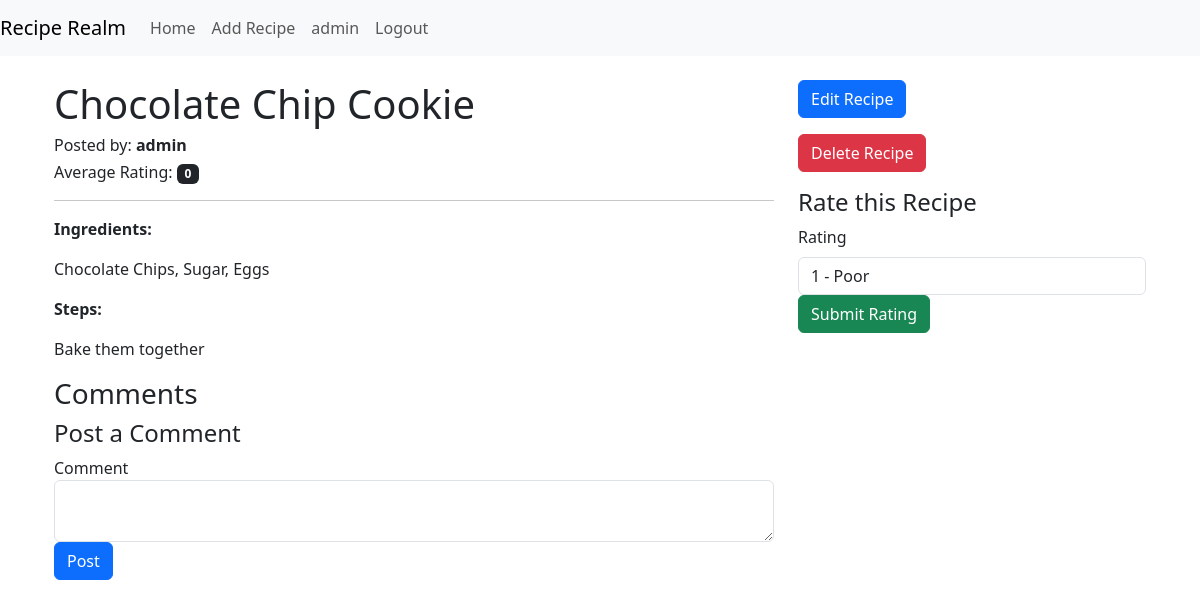
/recipe/3 (signed in), run on the app's committed database.
### models.py (models this page shows)
class User(db.Model, UserMixin):
    id = db.Column(db.Integer, primary_key=True)
    username = db.Column(db.String(150), nullable=False, unique=True)
    email = db.Column(db.String(150), nullable=False, unique=True)
    password = db.Column(db.String(150), nullable=False)
    recipes = db.relationship('Recipe', backref='author', lazy=True)
    comments = db.relationship('Comment', backref='user', lazy=True)  # Added backref to the Comment model
    bio = db.Column(db.String(500), nullable=True)
    profile_picture = db.Column(db.String(20), nullable=False, default='default.jpg')

class Recipe(db.Model):
    id = db.Column(db.Integer, primary_key=True)
    title = db.Column(db.String(200), nullable=False)
    ingredients = db.Column(db.Text, nullable=False)
    steps = db.Column(db.Text, nullable=False)
    author_id = db.Column(db.Integer, db.ForeignKey('user.id'), nullable=False)
    ratings = db.relationship('Rating', backref='recipe', lazy=True)
    @property
    def average_rating(self):
        total_ratings = len(self.ratings)
        if total_ratings == 0:
            return 0
        return sum([rating.value for rating in self.ratings]) / total_ratings

### app.py (the view)
@app.route('/recipe/<int:recipe_id>', methods=['GET', 'POST'])
def recipe_detail(recipe_id):
    recipe = Recipe.query.get_or_404(recipe_id)
    form = CommentForm()  # Existing comment form
    rate_form = RatingForm()  # New rating form
    if form.validate_on_submit() and current_user.is_authenticated:
        comment = Comment(content=form.content.data, user_id=current_user.id, recipe_id=recipe_id)
        db.session.add(comment)
        db.session.commit()
        flash('Your comment has been posted!', 'success')
        return redirect(url_for('recipe_detail', recipe_id=recipe.id))
    if rate_form.validate_on_submit() and current_user.is_authenticated:
        rating = Rating(value=rate_form.rating_value.data, user_id=current_user.id, recipe_id=recipe_id)
        db.session.add(rating)
        db.session.commit()
        flash('Thanks for rating!', 'success')
        return redirect(url_for('recipe_detail', recipe_id=recipe.id))
    comments = Comment.query.filter_by(recipe_id=recipe.id).order_by(Comment.timestamp.desc()).all()
    return render_template('recipe_detail.html', recipe=recipe, form=form, comments=comments, rate_form=rate_form)

### forms.py
class CommentForm(FlaskForm):
    content = TextAreaField('Comment', validators=[DataRequired()])
    submit = SubmitField('Post')

class RatingForm(FlaskForm):
    rating_value = SelectField('Rating', choices=[(1, '1 - Poor'), (2, '2 - Fair'), (3, '3 - Good'), (4, '4 - Very Good'), (5, '5 - Excellent')], coerce=int)
    submit = SubmitField('Submit Rating')

### app.py (called while the page is built)
@login_manager.user_loader
def load_user(user_id):
    return User.query.get(int(user_id))

### templates/recipe_detail.html (shortened to what this page needs)
{% extends "layout.html" %} {% block content %}
<div class="container mt-4">
  <div class="row">
    <div class="col-md-8">
      <h1>{{ recipe.title }}</h1>
      <h6>Posted by: <strong>{{ recipe.author.username }}</strong></h6>
      <h6>
        Average Rating:
        <span class="badge bg-dark">{{ recipe.average_rating }}</span>
      </h6>
      <hr />
      <p><strong>Ingredients:</strong></p>
      <p>{{ recipe.ingredients }}</p>
      <p><strong>Steps:</strong></p>
      <p>{{ recipe.steps }}</p>
      <h3>Comments</h3>
       {% if current_user.is_authenticated %}
      <h4>Post a Comment</h4>
      <form method="POST">
        <div class="form-group">
          {{ form.content.label }} {{ form.content(class="form-control") }}
        </div>
        {{ form.submit(class="btn btn-primary") }}
      </form>
      {% else %}
      <div class="alert alert-info" role="alert">
        You must be logged in to post a comment.
      </div>
      {% endif %}
    </div>
    <div class="col-md-4">
      {% if current_user.is_authenticated and current_user.id ==
      recipe.author_id %}
      <a
        href="{{ url_for('edit_recipe', recipe_id=recipe.id) }}"
        class="btn btn-primary mb-3"
        >Edit Recipe</a
      >
      <form
        action="{{ url_for('delete_recipe', recipe_id=recipe.id) }}"
        method="POST"
      >
        <button type="submit" class="btn btn-danger mb-3">Delete Recipe</button>
      </form>
      {% endif %} {% if current_user.is_authenticated %}
      <h4>Rate this Recipe</h4>
      <form
        method="POST"
        action="{{ url_for('rate_recipe', recipe_id=recipe.id) }}"
        class="mb-4"
      >
        <div class="form-group">
          {{ rate_form.rating_value.label(class="form-label") }} {{
          rate_form.rating_value(class="form-control") }}
        </div>
        {{ rate_form.submit(class="btn btn-success") }}
      </form>
      {% endif %}
    </div>
  </div>
</div>
{% endblock %}

### templates/layout.html (shortened to what this page needs)
<!DOCTYPE html>
<html lang="en">
  <head>
    <link
      href="https://cdn.jsdelivr.net/npm/bootstrap@5.3.0/dist/css/bootstrap.min.css"
      rel="stylesheet"
    />
  </head>
  <body>
    <nav class="navbar navbar-expand-lg navbar-light bg-light">
      <a class="navbar-brand" href="/">Recipe Realm</a>
      <div class="collapse navbar-collapse" id="navbarNav">
        <ul class="navbar-nav">
          <li class="nav-item">
            <a class="nav-link" href="/">Home</a>
          </li>
          {% if current_user.is_authenticated %}
          <li class="nav-item">
            <a class="nav-link" href="{{ url_for('add_recipe') }}"
              >Add Recipe</a
            >
          </li>
          <li class="nav-item">
            <a
              class="nav-link"
              href="{{ url_for('user_profile', username=current_user.username) }}"
            >
              {{ current_user.username }}
            </a>
          </li>
          <li class="nav-item">
            <a class="nav-link" href="{{ url_for('logout') }}">Logout</a>
          </li>
          {% endif %}
        </ul>
      </div>
    </nav>
    <div class="container">{% block content %} {% endblock %}</div>
  </body>
</html>

### data on the page
User: username "admin", author.username "admin"
Recipe: title "Chocolate Chip Cookie", ingredients "Chocolate Chips, Sugar, Eggs", steps "Bake them together"

### other printed values
{{ recipe.average_rating }} "0"
{{ rate_form.rating_value.label(class="form-label") }} "Rating"
